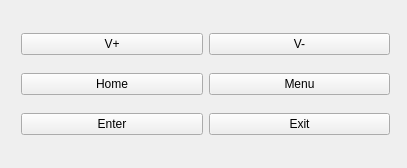
<?xml version="1.0" encoding="UTF-8"?>
<ui version="4.0">
 <class>Keytest</class>
 <widget class="QWidget" name="Keytest">
  <property name="geometry">
   <rect>
    <x>0</x>
    <y>0</y>
    <width>407</width>
    <height>168</height>
   </rect>
  </property>
  <property name="windowTitle">
   <string>Keytest</string>
  </property>
  <property name="autoFillBackground">
   <bool>false</bool>
  </property>
  <widget class="QWidget" name="layoutWidget">
   <property name="geometry">
    <rect>
     <x>10</x>
     <y>10</y>
     <width>391</width>
     <height>151</height>
    </rect>
   </property>
   <layout class="QGridLayout" name="mainLayout">
    <item row="0" column="0">
     <widget class="QPushButton" name="pbt_up">
      <property name="enabled">
       <bool>true</bool>
      </property>
      <property name="sizePolicy">
       <sizepolicy hsizetype="Expanding" vsizetype="Fixed">
        <horstretch>0</horstretch>
        <verstretch>0</verstretch>
       </sizepolicy>
      </property>
      <property name="text">
       <string>V+</string>
      </property>
     </widget>
    </item>
    <item row="0" column="1">
     <widget class="QPushButton" name="pbt_down">
      <property name="enabled">
       <bool>true</bool>
      </property>
      <property name="sizePolicy">
       <sizepolicy hsizetype="Expanding" vsizetype="Fixed">
        <horstretch>0</horstretch>
        <verstretch>0</verstretch>
       </sizepolicy>
      </property>
      <property name="text">
       <string>V-</string>
      </property>
     </widget>
    </item>
    <item row="1" column="0">
     <widget class="QPushButton" name="pbt_home">
      <property name="enabled">
       <bool>true</bool>
      </property>
      <property name="sizePolicy">
       <sizepolicy hsizetype="Expanding" vsizetype="Fixed">
        <horstretch>0</horstretch>
        <verstretch>0</verstretch>
       </sizepolicy>
      </property>
      <property name="text">
       <string>Home</string>
      </property>
     </widget>
    </item>
    <item row="1" column="1">
     <widget class="QPushButton" name="pbt_menu">
      <property name="enabled">
       <bool>true</bool>
      </property>
      <property name="sizePolicy">
       <sizepolicy hsizetype="Expanding" vsizetype="Fixed">
        <horstretch>0</horstretch>
        <verstretch>0</verstretch>
       </sizepolicy>
      </property>
      <property name="text">
       <string>Menu</string>
      </property>
     </widget>
    </item>
    
    <item row="2" column="0">
     <widget class="QPushButton" name="pbt_enter">
      <property name="enabled">
       <bool>true</bool>
      </property>
      <property name="sizePolicy">
       <sizepolicy hsizetype="Expanding" vsizetype="Fixed">
        <horstretch>0</horstretch>
        <verstretch>0</verstretch>
       </sizepolicy>
      </property>
      <property name="text">
       <string>Enter</string>
      </property>
     </widget>
    </item>

    <item row="2" column="1">
     <widget class="QPushButton" name="exitBtn">
      <property name="text">
       <string>Exit</string>
      </property>
     </widget>
    </item>
   </layout>
  </widget>
 </widget>
 <layoutdefault spacing="6" margin="11"/>
 <resources/>
 <connections/>
</ui>
